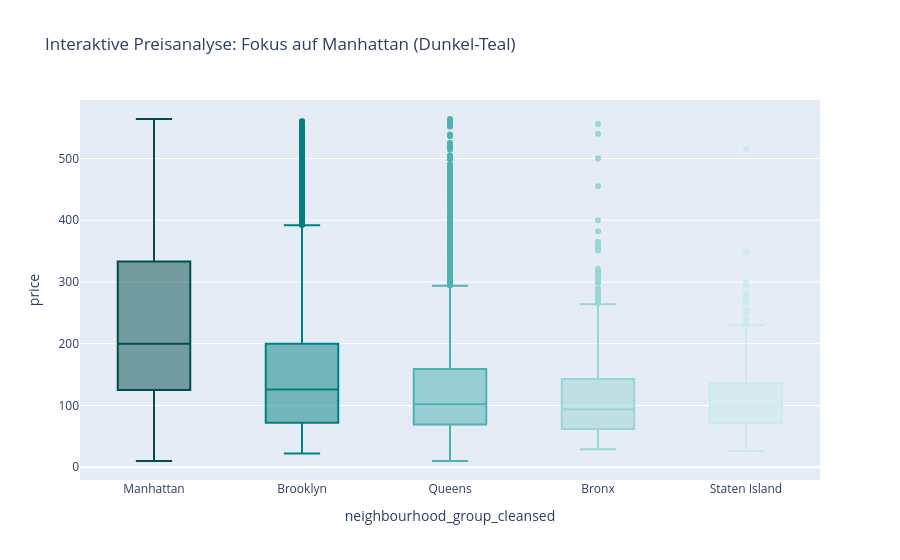

This figure's notebook cell:
### Markdown cell above
Boxplots

### Code cell
import plotly.express as px

color_scale = {
    'Manhattan': '#004d4d',     # Sehr dunkles Teal
    'Brooklyn': '#008080',      # Klassisches Teal
    'Queens': '#4db2b2',        # Mittleres Teal
    'Bronx': '#99d6d6',         # Helles Teal
    'Staten Island': '#ccebeb'  # Sehr helles Teal
}

fig = px.box(df, 
             x='neighbourhood_group_cleansed', 
             y='price', 
             color='neighbourhood_group_cleansed',
             color_discrete_map=color_scale,
             title='Interaktive Preisanalyse: Fokus auf Manhattan (Dunkel-Teal)',
             category_orders={"neighbourhood_group_cleansed": ["Manhattan", "Brooklyn", "Queens", "Bronx", "Staten Island"]}) # Sortierung nach Bedeutung

# Layout-Verschönerung
fig.update_layout(showlegend=False) # Legende weg, da Achse beschriftet ist
fig.show()

### Figure 1 — Plotly figure (JSON) as saved in the notebook; plotly's stock layout.template omitted (floating-point values rounded to 4 significant figures; data arrays with more than 128 entries replaced by an {"elided": "..."} marker saying what was removed)
{"data": [{"alignmentgroup": "True", "hovertemplate": "neighbourhood_group_cleansed=%{x}<br>price=%{y}<extra></extra>", "legendgroup": "Manhattan", "marker": {"color": "#004d4d"}, "name": "Manhattan", "notched": false, "offsetgroup": "Manhattan", "orientation": "v", "showlegend": true, "type": "box", "x": {"elided": "8138 str values"}, "x0": " ", "xaxis": "x", "y": {"elided": "8138 float values"}, "y0": " ", "yaxis": "y"}, {"alignmentgroup": "True", "hovertemplate": "neighbourhood_group_cleansed=%{x}<br>price=%{y}<extra></extra>", "legendgroup": "Brooklyn", "marker": {"color": "#008080"}, "name": "Brooklyn", "notched": false, "offsetgroup": "Brooklyn", "orientation": "v", "showlegend": true, "type": "box", "x": {"elided": "7261 str values"}, "x0": " ", "xaxis": "x", "y": {"elided": "7261 float values"}, "y0": " ", "yaxis": "y"}, {"alignmentgroup": "True", "hovertemplate": "neighbourhood_group_cleansed=%{x}<br>price=%{y}<extra></extra>", "legendgroup": "Queens", "marker": {"color": "#4db2b2"}, "name": "Queens", "notched": false, "offsetgroup": "Queens", "orientation": "v", "showlegend": true, "type": "box", "x": {"elided": "3281 str values"}, "x0": " ", "xaxis": "x", "y": {"elided": "3281 float values"}, "y0": " ", "yaxis": "y"}, {"alignmentgroup": "True", "hovertemplate": "neighbourhood_group_cleansed=%{x}<br>price=%{y}<extra></extra>", "legendgroup": "Bronx", "marker": {"color": "#99d6d6"}, "name": "Bronx", "notched": false, "offsetgroup": "Bronx", "orientation": "v", "showlegend": true, "type": "box", "x": {"elided": "822 str values"}, "x0": " ", "xaxis": "x", "y": {"elided": "822 float values"}, "y0": " ", "yaxis": "y"}, {"alignmentgroup": "True", "hovertemplate": "neighbourhood_group_cleansed=%{x}<br>price=%{y}<extra></extra>", "legendgroup": "Staten Island", "marker": {"color": "#ccebeb"}, "name": "Staten Island", "notched": false, "offsetgroup": "Staten Island", "orientation": "v", "showlegend": true, "type": "box", "x": {"elided": "306 str values"}, "x0": " ", "xaxis": "x", "y": {"elided": "306 float values"}, "y0": " ", "yaxis": "y"}], "layout": {"boxmode": "overlay", "legend": {"title": {"text": "neighbourhood_group_cleansed"}, "tracegroupgap": 0}, "showlegend": false, "title": {"text": "Interaktive Preisanalyse: Fokus auf Manhattan (Dunkel-Teal)"}, "xaxis": {"anchor": "y", "categoryarray": ["Manhattan", "Brooklyn", "Queens", "Bronx", "Staten Island"], "categoryorder": "array", "domain": [0, 1], "title": {"text": "neighbourhood_group_cleansed"}}, "yaxis": {"anchor": "x", "domain": [0, 1], "title": {"text": "price"}}}}
